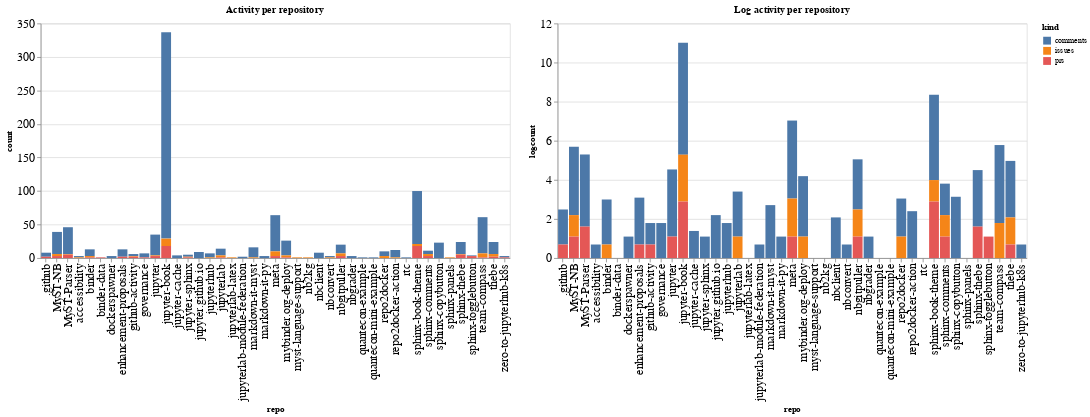

The notebook cell saved with this chart:
### Code cell
ch1 = alt.Chart(repo_summaries, width=600, title="Activity per repository").mark_bar().encode(
    x='repo',
    y='count',
    color='kind',
    tooltip="kind"
)

ch2 = alt.Chart(repo_summaries, width=600, title="Log activity per repository").mark_bar().encode(
    x='repo',
    y='logcount',
    color='kind',
    tooltip="kind"
)

ch1 | ch2

### Figure 1 — Vega-Lite specification as saved in the notebook (floating-point values rounded to 4 significant figures)
{"config": {"axisLeft": {"labelFontSize": 15}, "axisBottom": {"labelFontSize": 15}}, "hconcat": [{"mark": "bar", "encoding": {"color": {"type": "nominal", "field": "kind"}, "tooltip": {"type": "nominal", "field": "kind"}, "x": {"type": "nominal", "field": "repo"}, "y": {"type": "quantitative", "field": "count"}}, "title": "Activity per repository", "width": 600}, {"mark": "bar", "encoding": {"color": {"type": "nominal", "field": "kind"}, "tooltip": {"type": "nominal", "field": "kind"}, "x": {"type": "nominal", "field": "repo"}, "y": {"type": "quantitative", "field": "logcount"}}, "title": "Log activity per repository", "width": 600}], "data": {"name": "data-f812b0b4ac5e738836dbac6bef55529f"}, "$schema": "https://vega.github.io/schema/vega-lite/v4.8.1.json", "datasets": {"data-f812b0b4ac5e738836dbac6bef55529f": [{"repo": ".github", "kind": "comments", "count": 6, "logcount": 1.792}, {"repo": ".github", "kind": "prs", "count": 2, "logcount": 0.6931}, {"repo": "MyST-NB", "kind": "comments", "count": 33, "logcount": 3.497}, {"repo": "MyST-NB", "kind": "issues", "count": 3, "logcount": 1.099}, {"repo": "MyST-NB", "kind": "prs", "count": 3, "logcount": 1.099}, {"repo": "MyST-Parser", "kind": "comments", "count": 40, "logcount": 3.689}, {"repo": "MyST-Parser", "kind": "issues", "count": 1, "logcount": 0.0}, {"repo": "MyST-Parser", "kind": "prs", "count": 5, "logcount": 1.609}, {"repo": "accessibility", "kind": "comments", "count": 2, "logcount": 0.6931}, {"repo": "accessibility", "kind": "issues", "count": 1, "logcount": 0.0}, {"repo": "binder", "kind": "comments", "count": 10, "logcount": 2.303}, {"repo": "binder", "kind": "issues", "count": 2, "logcount": 0.6931}, {"repo": "binder", "kind": "prs", "count": 1, "logcount": 0.0}, {"repo": "binder-data", "kind": "prs", "count": 1, "logcount": 0.0}, {"repo": "dockerspawner", "kind": "comments", "count": 3, "logcount": 1.099}, {"repo": "enhancement-proposals", "kind": "comments", "count": 11, "logcount": 2.398}, {"repo": "enhancement-proposals", "kind": "prs", "count": 2, "logcount": 0.6931}, {"repo": "github-activity", "kind": "comments", "count": 3, "logcount": 1.099}, {"repo": "github-activity", "kind": "issues", "count": 1, "logcount": 0.0}, {"repo": "github-activity", "kind": "prs", "count": 2, "logcount": 0.6931}, {"repo": "governance", "kind": "comments", "count": 6, "logcount": 1.792}, {"repo": "governance", "kind": "prs", "count": 1, "logcount": 0.0}, {"repo": "jupyter", "kind": "comments", "count": 31, "logcount": 3.434}, {"repo": "jupyter", "kind": "issues", "count": 1, "logcount": 0.0}, {"repo": "jupyter", "kind": "prs", "count": 3, "logcount": 1.099}, {"repo": "jupyter-book", "kind": "comments", "count": 308, "logcount": 5.73}, {"repo": "jupyter-book", "kind": "issues", "count": 11, "logcount": 2.398}, {"repo": "jupyter-book", "kind": "prs", "count": 18, "logcount": 2.89}, {"repo": "jupyter-cache", "kind": "comments", "count": 4, "logcount": 1.386}, {"repo": "jupyter-sphinx", "kind": "comments", "count": 3, "logcount": 1.099}, {"repo": "jupyter-sphinx", "kind": "issues", "count": 1, "logcount": 0.0}, {"repo": "jupyter-sphinx", "kind": "prs", "count": 1, "logcount": 0.0}, {"repo": "jupyter.github.io", "kind": "comments", "count": 9, "logcount": 2.197}, {"repo": "jupyterhub", "kind": "comments", "count": 6, "logcount": 1.792}, {"repo": "jupyterhub", "kind": "issues", "count": 1, "logcount": 0.0}, {"repo": "jupyterlab", "kind": "comments", "count": 10, "logcount": 2.303}, {"repo": "jupyterlab", "kind": "issues", "count": 3, "logcount": 1.099}, {"repo": "jupyterlab", "kind": "prs", "count": 1, "logcount": 0.0}, {"repo": "jupyterlab-latex", "kind": "issues", "count": 1, "logcount": 0.0}, {"repo": "jupyterlab-module-federation", "kind": "comments", "count": 2, "logcount": 0.6931}, {"repo": "markdown-it-myst", "kind": "comments", "count": 15, "logcount": 2.708}, {"repo": "markdown-it-myst", "kind": "issues", "count": 1, "logcount": 0.0}, {"repo": "markdown-it-py", "kind": "comments", "count": 3, "logcount": 1.099}, {"repo": "meta", "kind": "comments", "count": 54, "logcount": 3.989}, {"repo": "meta", "kind": "issues", "count": 7, "logcount": 1.946}, {"repo": "meta", "kind": "prs", "count": 3, "logcount": 1.099}, {"repo": "mybinder.org-deploy", "kind": "comments", "count": 22, "logcount": 3.091}, {"repo": "mybinder.org-deploy", "kind": "issues", "count": 3, "logcount": 1.099}, {"repo": "mybinder.org-deploy", "kind": "prs", "count": 1, "logcount": 0.0}, {"repo": "myst-language-support", "kind": "issues", "count": 1, "logcount": 0.0}, {"repo": "nb2kg", "kind": "issues", "count": 1, "logcount": 0.0}, {"repo": "nbclient", "kind": "comments", "count": 8, "logcount": 2.079}, {"repo": "nbconvert", "kind": "comments", "count": 2, "logcount": 0.6931}, {"repo": "nbconvert", "kind": "issues", "count": 1, "logcount": 0.0}, {"repo": "nbgitpuller", "kind": "comments", "count": 13, "logcount": 2.565}, {"repo": "nbgitpuller", "kind": "issues", "count": 4, "logcount": 1.386}, {"repo": "nbgitpuller", "kind": "prs", "count": 3, "logcount": 1.099}, {"repo": "nbgrader", "kind": "comments", "count": 3, "logcount": 1.099}, {"repo": "quantecon-example", "kind": "comments", "count": 1, "logcount": 0.0}, {"repo": "quantecon-mini-example", "kind": "comments", "count": 1, "logcount": 0.0}, {"repo": "repo2docker", "kind": "comments", "count": 7, "logcount": 1.946}, {"repo": "repo2docker", "kind": "issues", "count": 3, "logcount": 1.099}, {"repo": "repo2docker-action", "kind": "comments", "count": 11, "logcount": 2.398}, {"repo": "repo2docker-action", "kind": "issues", "count": 1, "logcount": 0.0}, {"repo": "rtc", "kind": "comments", "count": 1, "logcount": 0.0}, {"repo": "sphinx-book-theme", "kind": "comments", "count": 79, "logcount": 4.369}, {"repo": "sphinx-book-theme", "kind": "issues", "count": 3, "logcount": 1.099}, {"repo": "sphinx-book-theme", "kind": "prs", "count": 18, "logcount": 2.89}, {"repo": "sphinx-comments", "kind": "comments", "count": 5, "logcount": 1.609}, {"repo": "sphinx-comments", "kind": "issues", "count": 3, "logcount": 1.099}, {"repo": "sphinx-comments", "kind": "prs", "count": 3, "logcount": 1.099}, {"repo": "sphinx-copybutton", "kind": "comments", "count": 23, "logcount": 3.135}, {"repo": "sphinx-panels", "kind": "issues", "count": 1, "logcount": 0.0}, {"repo": "sphinx-thebe", "kind": "comments", "count": 18, "logcount": 2.89}, {"repo": "sphinx-thebe", "kind": "issues", "count": 1, "logcount": 0.0}, {"repo": "sphinx-thebe", "kind": "prs", "count": 5, "logcount": 1.609}, {"repo": "sphinx-togglebutton", "kind": "comments", "count": 1, "logcount": 0.0}, {"repo": "sphinx-togglebutton", "kind": "prs", "count": 3, "logcount": 1.099}, {"repo": "team-compass", "kind": "comments", "count": 54, "logcount": 3.989}, {"repo": "team-compass", "kind": "issues", "count": 6, "logcount": 1.792}, {"repo": "team-compass", "kind": "prs", "count": 1, "logcount": 0.0}, {"repo": "thebe", "kind": "comments", "count": 18, "logcount": 2.89}, {"repo": "thebe", "kind": "issues", "count": 4, "logcount": 1.386}, {"repo": "thebe", "kind": "prs", "count": 2, "logcount": 0.6931}, {"repo": "zero-to-jupyterhub-k8s", "kind": "comments", "count": 2, "logcount": 0.6931}, {"repo": "zero-to-jupyterhub-k8s", "kind": "prs", "count": 1, "logcount": 0.0}]}}
